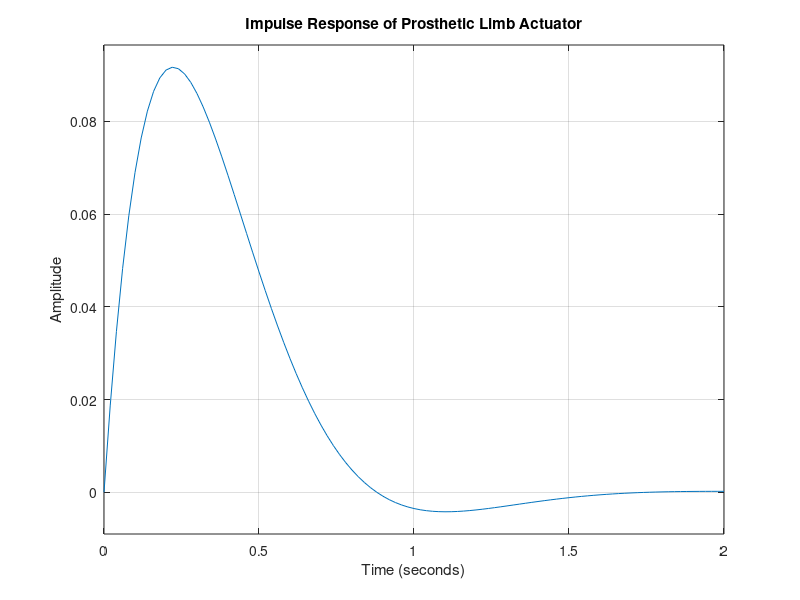

Source code (MATLAB):
clc;
clear;
close all;

% Parameters
zeta = 0.7;        % Damping ratio
wn = 5;            % Natural frequency (rad/s)

% Transfer Function
num = [1];
den = [1 2*zeta*wn wn^2];

sys = tf(num, den);

% Impulse Response
figure;
impulse(sys);
title('Impulse Response of Prosthetic Limb Actuator');
xlabel('Time (seconds)');
ylabel('Amplitude');
grid on;
